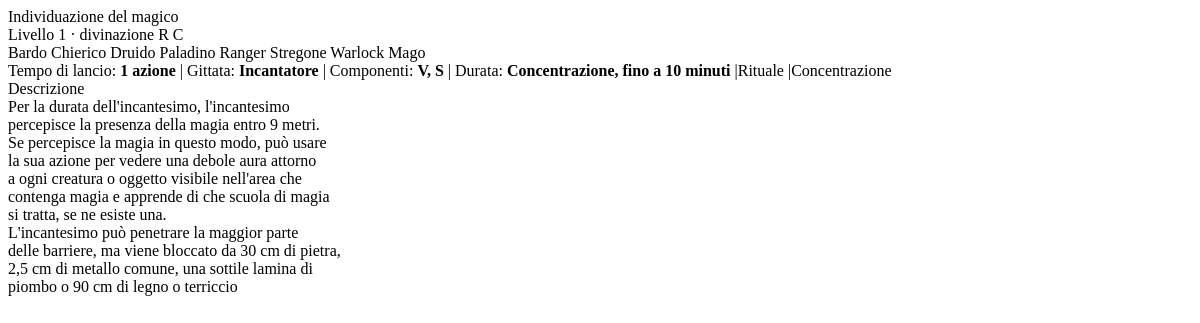
Page /spell/46 on the earlier database version.
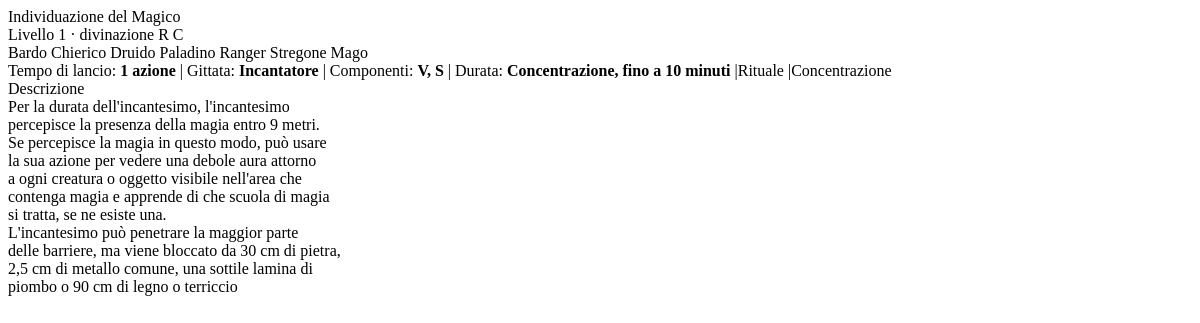
Same page on the later database version.
### tables this page shows
CREATE TABLE spells (
            id INTEGER PRIMARY KEY AUTOINCREMENT,

            slug TEXT NOT NULL UNIQUE,
            name_it TEXT NOT NULL,
            level INTEGER NOT NULL,              -- 0 = trucchetto
            school TEXT NOT NULL,                -- es: "Invocazione", "Abiurazione"...
            casting_time TEXT NOT NULL,          -- es: "1 azione", "1 reazione"...
            range_text TEXT NOT NULL,            -- es: "18 m", "Sé", "Contatto"...
            components_v INTEGER NOT NULL DEFAULT 0,
            components_s INTEGER NOT NULL DEFAULT 0,
            components_m INTEGER NOT NULL DEFAULT 0,
            material_text TEXT,                  -- testo libero (se M=1)
            duration_text TEXT NOT NULL,         -- es: "Istantanea", "1 minuto"...
            concentration INTEGER NOT NULL DEFAULT 0,
            ritual INTEGER NOT NULL DEFAULT 0,

            description TEXT NOT NULL,           -- parafrasi
            at_higher_levels TEXT,               -- parafrasi, opzionale
            source TEXT,                         -- es: "PHB", "Tasha"

            created_at TEXT NOT NULL DEFAULT (datetime('now')),
            updated_at TEXT NOT NULL DEFAULT (datetime('now'))
        );

### app.py (the view)
    @app.get("/spell/<int:spell_id>")
    def spell_detail(spell_id: int):
        origin = (request.args.get("origin") or "srd").strip().lower()
        include_private = origin == "private"
        spell = get_by_id(spell_id, origin=origin, include_private=include_private)
        if not spell:
            return ("Not found", 404)
        return render_template("spell_detail.html", spell=spell)

### engine/db.py (called while the page is built)
def connect() -> sqlite3.Connection:
    DB_ROOT.mkdir(parents=True, exist_ok=True)
    conn = sqlite3.connect(SQLITE_PATH)
    conn.row_factory = sqlite3.Row
    conn.execute("PRAGMA foreign_keys = ON;")
    conn.execute("PRAGMA journal_mode = WAL;")
    conn.execute("PRAGMA synchronous = NORMAL;")
    return conn

### engine/spells_repo.py (called while the page is built)
def _display_casting_time(value: str | None) -> str:
    raw = (value or "").strip()
    if not raw:
        return "—"
    return _ACTION_TYPE_MAP.get(raw.lower(), raw)

def _display_range_text(value: str | None) -> str:
    raw = (value or "").strip()
    if not raw:
        return "—"
    if raw.lower() in {"self", "incantatore"}:
        return "Incantatore"
    return raw

def _clean_description(description: str | None, duration_text: str | None) -> str:
    text = (description or "").strip()
    if not text:
        return "—"
    text = re.sub(r"^\s*ora\s+(?=Per\b)", "", text, flags=re.IGNORECASE).strip()
    duration = (duration_text or "").strip()
    if duration:
        candidates = [duration]
        if "," in duration:
            tail = duration.split(",")[-1].strip()
            if tail:
                candidates.append(tail)
        for cand in candidates:
            pat = re.compile(rf"^\s*{re.escape(cand)}(?:\s+|[:;,\-])+", flags=re.IGNORECASE)
            if pat.match(text):
                text = pat.sub("", text, count=1).strip()
                break
    return text or "—"

### templates/spell_detail.html (shortened to what this page needs)
{% set class_labels = {
  "bard": "Bardo",
  "cleric": "Chierico",
  "druid": "Druido",
  "paladin": "Paladino",
  "ranger": "Ranger",
  "sorcerer": "Stregone",
  "warlock": "Warlock",
  "wizard": "Mago"
} %}
{% set class_badge_order = ["bard", "cleric", "druid", "paladin", "ranger", "sorcerer", "warlock", "wizard"] %}
<div class="mb-2">
  <div class="h5 mb-0">{{ spell.name }}</div>
  <div class="text-muted small">
    {% if spell.level == 0 %}
      Trucchetto
    {% else %}
      Livello {{ spell.level }}
    {% endif %}
    · {{ spell.school }}
    {% if spell.ritual %}
      <span class="badge rounded-pill text-bg-secondary ms-1" title="Rituale">R</span>
    {% endif %}
    {% if spell.concentration %}
      <span class="badge rounded-pill text-bg-secondary ms-1" title="Concentrazione">C</span>
    {% endif %}
  </div>
</div>
{% if spell.class_codes %}
  {% set codes = spell.class_codes.split(",") %}
  <div class="mb-2 d-flex flex-wrap gap-1">
    {% for code in class_badge_order %}
      {% if code in codes %}
        <span class="badge rounded-pill text-bg-light border">{{ class_labels.get(code, code) }}</span>
      {% endif %}
    {% endfor %}
  </div>
{% endif %}
<div class="small text-muted mb-2">
  <span>Tempo di lancio: <strong>{{ spell.casting_time }}</strong></span>
  <span class="mx-2">|</span>
  <span>Gittata: <strong>{{ spell.range_text }}</strong></span>
  <span class="mx-2">|</span>
  <span>Componenti: <strong>{{ spell.components_text }}</strong></span>
  <span class="mx-2">|</span>
  <span>Durata: <strong>{{ spell.duration_text }}</strong></span>
  {% if spell.ritual %}
    <span class="mx-2">|</span><span>Rituale</span>
  {% endif %}
  {% if spell.concentration %}
    <span class="mx-2">|</span><span>Concentrazione</span>
  {% endif %}
</div>
<div class="mt-3">
  <div class="small text-muted mb-1">Descrizione</div>
  <div class="fs-6 spell-body" style="white-space: pre-line;">{{ spell.description }}</div>
</div>

Differences in the rows shown:
changed spells "divinazione": name "Individuazione del magico" → "Individuazione del Magico"
Other differences:
list line gone: "Warlock"
